Frame 1 (no input): blank canvas, image omitted
Frame 60 (the mouse pressed at the canvas centre just before this capture): blank canvas, image omitted
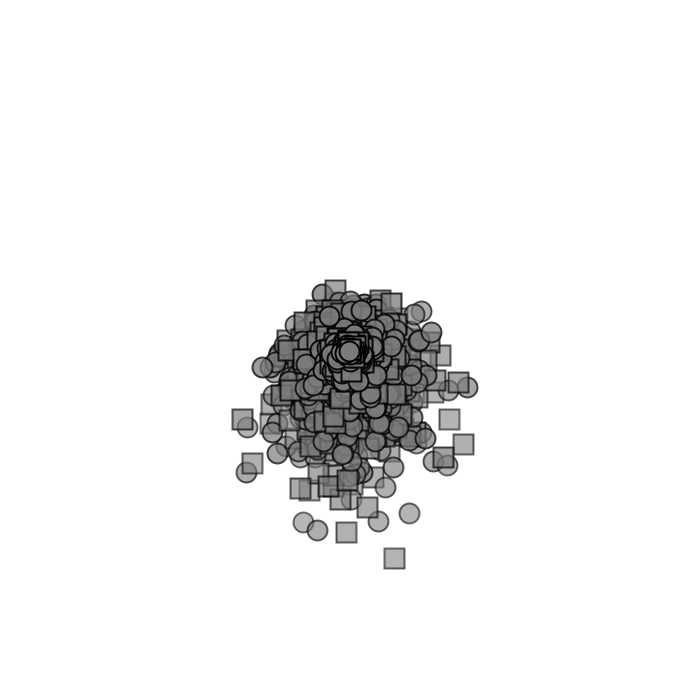
Frame 120 (the mouse held since frame 60 and released just before this capture)

The Processing sketch whose frames 1 and 60 were blank and that drew this single picture after the mouse press (run headless with seeded random() and noise(); from frame 60 on, the mouse is pressed at the canvas centre):

// Processing sketch: applyingForceToPartSystem02
// ── applyingForceToPartSystem02.pde
ArrayList<ParticleSystem> a;

void setup() {
  size(700, 700);
  a = new ArrayList<ParticleSystem>();
}

void draw() {
  background(255);
  if (mousePressed) {
    a.add(new ParticleSystem(mouseX, mouseY));
  }

  if (keyPressed) {
    PVector wind = new PVector(0.1, 0);
    for (ParticleSystem p : a) {
      p.applyForce(wind);
    }
  }

  for (ParticleSystem ps : a) {

    PVector gravity = new PVector(0, 0.05);
    ps.applyForce(gravity);

    ps.addParticle();
    ps.run();
  }
}

// ── Particle.pde
// mover object
class Particle {
  PVector pos, vel, acc;
  float rad;

  float lifeSpan;

  Particle(PVector loc) {
    acc = new PVector(0, 0);
    vel = new PVector(randomGaussian(), randomGaussian());
    pos = loc.copy();
    lifeSpan = 255;
    rad = 10;
  }

  void applyForce(PVector force) {
    acc.add(force);
  }

  void update() {
    vel.add(acc);
    pos.add(vel);
    acc.mult(0);
    lifeSpan -= 2;
  }

  boolean isDead() {
    return lifeSpan <= 0;
  }

  void display() {
    fill(123, lifeSpan);
    stroke(0, lifeSpan);
    strokeWeight(2);
    ellipseMode(RADIUS);
    ellipse(pos.x, pos.y, rad, rad);
  }

  void edges() {
    if (pos.x < 0) {
      pos.x = 0;
      vel.x *= -1;
    }
    if (pos.x > width) {
      pos.x = width;
      vel.x *= -1;
    }
    if (pos.y > height) {
      pos.y = height;
      vel.y *= -1;
    }
    if (pos.y < 0) {
      pos.y = 0;
      vel.y *= -1;
    }
  }
}

// ── ParticleSystem.pde
class ParticleSystem {
  ArrayList<Particle> a;
  PVector startLoc;

  ParticleSystem(float x, float y) {
    a = new ArrayList<Particle>();
    startLoc = new PVector(x, y);
  }

  void addParticle() {    
    if (random(1) < 0.4) {
      a.add(new SquareParticle(startLoc));
    } else {
      a.add(new Particle(startLoc));
    }
  }
 

  void applyForce(PVector force) {
    for (Particle p : a) {
      p.applyForce(force);
    }
  }

  void run() {
    for (int j = a.size() - 1; j >= 0; j--) {
      Particle p = a.get(j); // polymorphism
      p.update();
      p.display();
      p.edges();
      if (p.isDead()) {
        a.remove(j);
      }
    }
  }
}

// ── SquareParticle.pde
// subclass, SquareParticle, inherits from Particle class
class SquareParticle extends Particle {

  SquareParticle(PVector loc) {
    super(loc);
  }
  
  void display() {
    fill(123, lifeSpan);
    stroke(0, lifeSpan);
    rectMode(CENTER);
    rect(pos.x, pos.y, 20, 20);
  }
}
